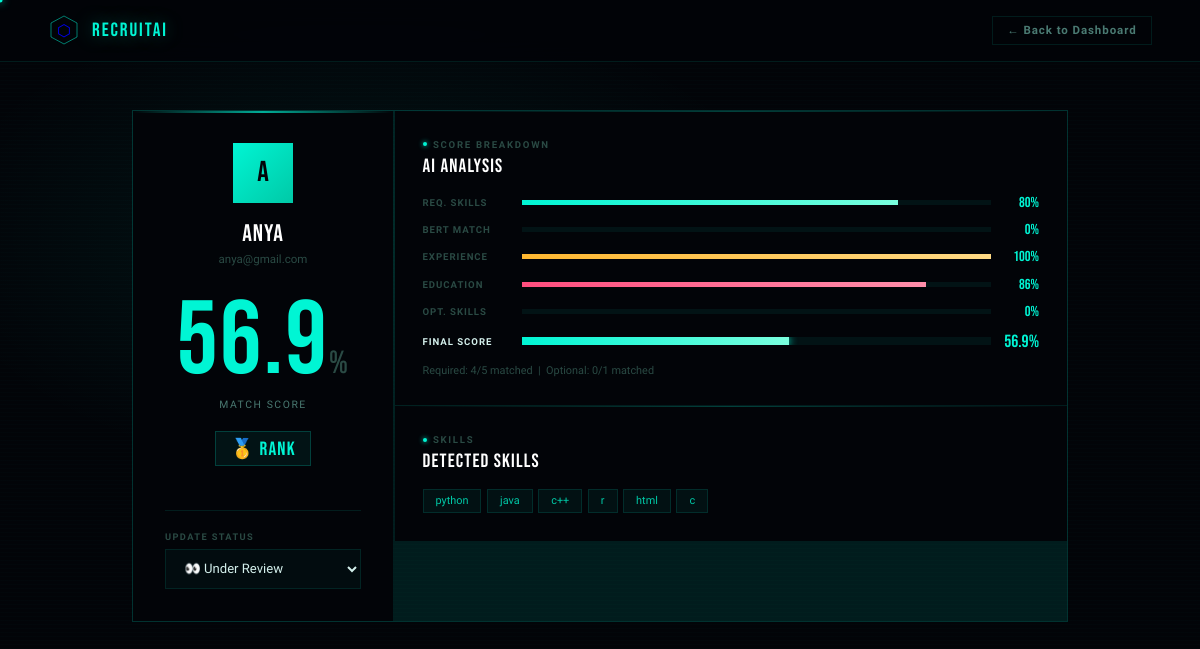
Page /resumes/17/ (signed in) on the committed database.
### screener/models.py (models this page shows, shortened)
class Candidate(models.Model):
    STATUS_CHOICES = [
        ('pending',       'Pending'),
        ('review',        'Under Review'),
        ('shortlisted',   'Shortlisted'),
        ('rejected',      'Rejected'),
        ('auto_rejected', 'Auto Rejected'),
    ]
    job         = models.ForeignKey(JobPosting, on_delete=models.CASCADE, related_name='candidates')
    user        = models.ForeignKey(User, on_delete=models.SET_NULL, null=True, blank=True, related_name='applications')
    name        = models.CharField(max_length=200)
    email       = models.EmailField(blank=True)
    phone       = models.CharField(max_length=20, blank=True)
    resume_file = models.FileField(upload_to='resumes/')
    raw_text    = models.TextField(blank=True)
    tfidf_score  = models.FloatField(default=0.0)
    bert_score   = models.FloatField(default=0.0)
    final_score  = models.FloatField(default=0.0)
    rank         = models.IntegerField(default=0)
    required_skills_score  = models.FloatField(default=0.0)
    optional_skills_score  = models.FloatField(default=0.0)
    experience_score       = models.FloatField(default=0.0)
    education_score        = models.FloatField(default=0.0)
    completeness_score     = models.FloatField(default=0.0)
    skills_json              = models.TextField(default='[]')
    required_skills_matched  = models.IntegerField(default=0)
    optional_skills_matched  = models.IntegerField(default=0)
    auto_rejected     = models.BooleanField(default=False)
    rejection_reason  = models.CharField(max_length=500, blank=True)
    status       = models.CharField(max_length=20, choices=STATUS_CHOICES, default='pending')
    uploaded_at  = models.DateTimeField(default=timezone.now)
    processed_at = models.DateTimeField(null=True, blank=True)
    class Meta:
        ordering = ['-final_score']
    @property
    def skills(self):
        try:
            return json.loads(self.skills_json)
        except:
            return []
    @property
    def score_pct(self):
        return round(self.final_score * 100, 1)
    @property
    def tfidf_pct(self):
        return round(self.tfidf_score * 100, 1)
    @property
    def bert_pct(self):
        return round(self.bert_score * 100, 1)
    @property
    def optional_skills_pct(self):
        return round(self.optional_skills_score * 100, 1)
    @property
    def experience_pct(self):
        return round(self.experience_score * 100, 1)
    @property
    def education_pct(self):
        return round(self.education_score * 100, 1)

class JobPosting(models.Model):
    JOB_TYPE_CHOICES = [
        ('fulltime',   'Full Time'),
        ('parttime',   'Part Time'),
        ('internship', 'Internship'),
        ('remote',     'Remote'),
        ('hybrid',     'Hybrid'),
    ]
    EXPERIENCE_CHOICES = [
        ('any',      'Any / Not Required'),
        ('fresher',  'Fresher Only'),
        ('1',        '1+ Year'),
        ('2',        '2+ Years'),
        ('3',        '3+ Years'),
        ('5',        '5+ Years'),
        ('8',        '8+ Years'),
    ]
    EDUCATION_CHOICES = [
        ('any',      'Any Degree'),
        ('10th',     '10th Pass'),
        ('12th',     '12th Pass'),
        ('diploma',  'Diploma'),
        ('bca',      'BCA / B.Sc'),
        ('btech',    'B.Tech / B.E.'),
        ('mca',      'MCA / M.Sc'),
        ('mtech',    'M.Tech / M.E.'),
        ('mba',      'MBA'),
        ('phd',      'PhD'),
    ]
    SALARY_TYPE_CHOICES = [
        ('annual',  'Annual Package (LPA)'),
        ('monthly', 'Monthly Salary'),
        ('stipend', 'Stipend (Internship)'),
        ('undisclosed', 'Not Disclosed'),
    ]
    ANNUAL_SALARY_CHOICES = [
        ('not_disclosed', 'Not Disclosed'),
        ('below_3',       'Below 3 LPA'),
        ('3_5',           '3 - 5 LPA'),
        ('5_8',           '5 - 8 LPA'),
        ('8_12',          '8 - 12 LPA'),
        ('12_18',         '12 - 18 LPA'),
        ('18_25',         '18 - 25 LPA'),
        ('25_40',         '25 - 40 LPA'),
        ('40_plus',       '40 LPA+'),
    ]
    MONTHLY_SALARY_CHOICES = [
        ('not_disclosed', 'Not Disclosed'),
        ('below_15k',     'Below ₹15,000'),
        ('15_25k',        '₹15,000 - ₹25,000'),
        ('25_40k',        '₹25,000 - ₹40,000'),
        ('40_60k',        '₹40,000 - ₹60,000'),
        ('60_100k',       '₹60,000 - ₹1,00,000'),
        ('100k_plus',     '₹1,00,000+'),
    ]
    STIPEND_CHOICES = [
        ('unpaid',    'Unpaid / Certificate Only'),
        ('below_5k',  'Below ₹5,000/month'),
        ('5_10k',     '₹5,000 - ₹10,000/month'),
        ('10_15k',    '₹10,000 - ₹15,000/month'),
        ('15_20k',    '₹15,000 - ₹20,000/month'),
        ('20k_plus',  '₹20,000+/month'),
    ]
    title        = models.CharField(max_length=200)
    description  = models.TextField()
    created_by   = models.ForeignKey(User, on_delete=models.CASCADE, related_name='job_postings')
    created_at   = models.DateTimeField(default=timezone.now)
    is_active    = models.BooleanField(default=True)
    location     = models.CharField(max_length=200, blank=True)
    job_type         = models.CharField(max_length=20, choices=JOB_TYPE_CHOICES, default='fulltime')
    required_skills  = models.TextField(default='[]')   # JSON list
    optional_skills  = models.TextField(default='[]')   # JSON list
    min_experience   = models.CharField(max_length=20, choices=EXPERIENCE_CHOICES, default='any')
    min_education    = models.CharField(max_length=20, choices=EDUCATION_CHOICES, default='any')
    min_cgpa         = models.FloatField(default=0.0)   # 0.0 = no cutoff
    salary_type      = models.CharField(max_length=20, choices=SALARY_TYPE_CHOICES, default='undisclosed')
    salary_range     = models.CharField(max_length=50, default='not_disclosed')
    class Meta:
        ordering = ['-created_at']
    @property
    def required_skills_list(self):
        try:
            return json.loads(self.required_skills)
        except:
            return []
    @property
    def optional_skills_list(self):
        try:
            return json.loads(self.optional_skills)
        except:
            return []

### screener/views.py (the view)
# urls.py: path('resumes/<int:pk>/', views.candidate_detail, name='candidate_detail'),
@hr_required
def candidate_detail(request, pk):
    candidate = get_object_or_404(Candidate, pk=pk)
    return render(request, 'screener/candidate_detail.html', {'candidate': candidate})

### screener/views.py (called while the page is built)
def hr_required(view_func):
    @wraps(view_func)
    def wrapper(request, *args, **kwargs):
        if not request.user.is_authenticated:
            return redirect('login')
        try:
            if request.user.userprofile.role != 'hr':
                return redirect('candidate_portal')
        except:
            return redirect('login')
        return view_func(request, *args, **kwargs)
    return wrapper

### templates/screener/candidate_detail.html (shortened to what this page needs)
<!DOCTYPE html>
<html lang="en">
<head>
</head>
<body>
<nav>
  <a href="/dashboard/?job_id={{ candidate.job.id }}" class="nb"><div class="nh"><svg width="32" height="32" viewBox="0 0 32 32"><polygon points="16,2 29,9 29,23 16,30 3,23 3,9" fill="none" stroke="rgba(0,245,212,0.5)" stroke-width="1"/></svg><span class="ng">⬡</span></div><span class="nn">RecruitAI</span></a>
  <a href="/dashboard/?job_id={{ candidate.job.id }}" class="back">← Back to Dashboard</a>
</nav>
<div class="page">
  <div class="layout">
    <div class="left-col">
      <div class="av">{{ candidate.name|first|upper }}</div>
      <div class="cname">{{ candidate.name }}</div>
      {% if candidate.email %}<div class="cemail">{{ candidate.email }}</div>{% endif %}
      <div class="big-score {% if candidate.score_pct >= 75 %}bh{% elif candidate.score_pct >= 50 %}bm{% else %}bl{% endif %}">{{ candidate.score_pct }}<span style="font-size:2rem;color:var(--dimmer)">%</span></div>
      <div class="score-cap">Match Score</div>
      {% if candidate.rank > 0 %}<div class="rank-badge">{% if candidate.rank == 1 %}🥇{% elif candidate.rank == 2 %}🥈{% elif candidate.rank == 3 %}🥉{% else %}#{{ candidate.rank }}{% endif %} Rank</div>{% endif %}
      <div class="sep"></div>
      <div class="status-form">
        <label class="sl">Update Status</label>
        <form method="post" action="/resumes/{{ candidate.pk }}/status/">
          <select name="status" class="ss" onchange="this.form.submit()">
            <option value="review" {% if candidate.status == 'review' %}selected{% endif %}>👀 Under Review</option>
          </select>
        </form>
      </div>
    </div>
    <div class="right-col">
      <div class="panel">
        <div class="plbl">Score Breakdown</div>
        <div class="ptitle">AI Analysis</div>
        <div class="bd-row"><span class="bl2">Req. Skills</span><div class="bbar"><div class="bfill fp" style="width:{{ candidate.tfidf_pct }}%"></div></div><span class="bval">{{ candidate.tfidf_pct|floatformat:0 }}%</span></div>
        <div class="bd-row"><span class="bl2">BERT Match</span><div class="bbar"><div class="bfill fa" style="width:{{ candidate.bert_pct }}%"></div></div><span class="bval">{{ candidate.bert_pct|floatformat:0 }}%</span></div>
        <div class="bd-row"><span class="bl2">Experience</span><div class="bbar"><div class="bfill" style="width:{{ candidate.experience_pct }}%;background:linear-gradient(90deg,var(--amber),#ffda85)"></div></div><span class="bval">{{ candidate.experience_pct|floatformat:0 }}%</span></div>
        <div class="bd-row"><span class="bl2">Education</span><div class="bbar"><div class="bfill" style="width:{{ candidate.education_pct }}%;background:linear-gradient(90deg,var(--rose),#ff8fab)"></div></div><span class="bval">{{ candidate.education_pct|floatformat:0 }}%</span></div>
        <div class="bd-row"><span class="bl2">Opt. Skills</span><div class="bbar"></div><span class="bval">{{ candidate.optional_skills_pct|floatformat:0 }}%</span></div>
        <div class="bd-row" style="margin-top:.5rem"><span class="bl2" style="color:var(--text);font-weight:900">Final Score</span><div class="bbar" style="height:8px"><div class="bfill" style="width:{{ candidate.score_pct }}%;background:linear-gradient(90deg,var(--glow1),var(--bio1));box-shadow:0 0 8px var(--glow1)"></div></div><span class="bval" style="font-size:1.1rem">{{ candidate.score_pct }}%</span></div>
        {% if candidate.required_skills_matched > 0 or candidate.job.required_skills_list %}
        <div style="margin-top:.75rem;font-size:.68rem;color:var(--dimmer);">
          Required: {{ candidate.required_skills_matched }}/{{ candidate.job.required_skills_list|length }} matched &nbsp;|&nbsp;
          Optional: {{ candidate.optional_skills_matched }}/{{ candidate.job.optional_skills_list|length }} matched
        </div>
        {% endif %}
      </div>
      <div class="panel">
        <div class="plbl">Skills</div>
        <div class="ptitle">Detected Skills</div>
        {% if candidate.skills %}<div class="skills-wrap">{% for s in candidate.skills %}<span class="stag">{{ s }}</span>{% endfor %}</div>
        {% else %}<div style="font-size:.82rem;color:var(--dimmer)">Run AI screening to extract skills.</div>{% endif %}
      </div>
    </div>
  </div>
</div>
</body>
</html>

### rows in the picture
Candidate: name|first "A", name "anya", email "anya@gmail.com", score_pct "56.9", status "👀 Under Review", tfidf_pct "80", bert_pct "0", experience_pct "100", education_pct "86", optional_skills_pct "0", required_skills_matched "4", job.required_skills_list|length "5", optional_skills_matched "0", job.optional_skills_list|length "1"

### other values in the picture
{{ s }} "python" "java" "c++" "r" "html" "c"
